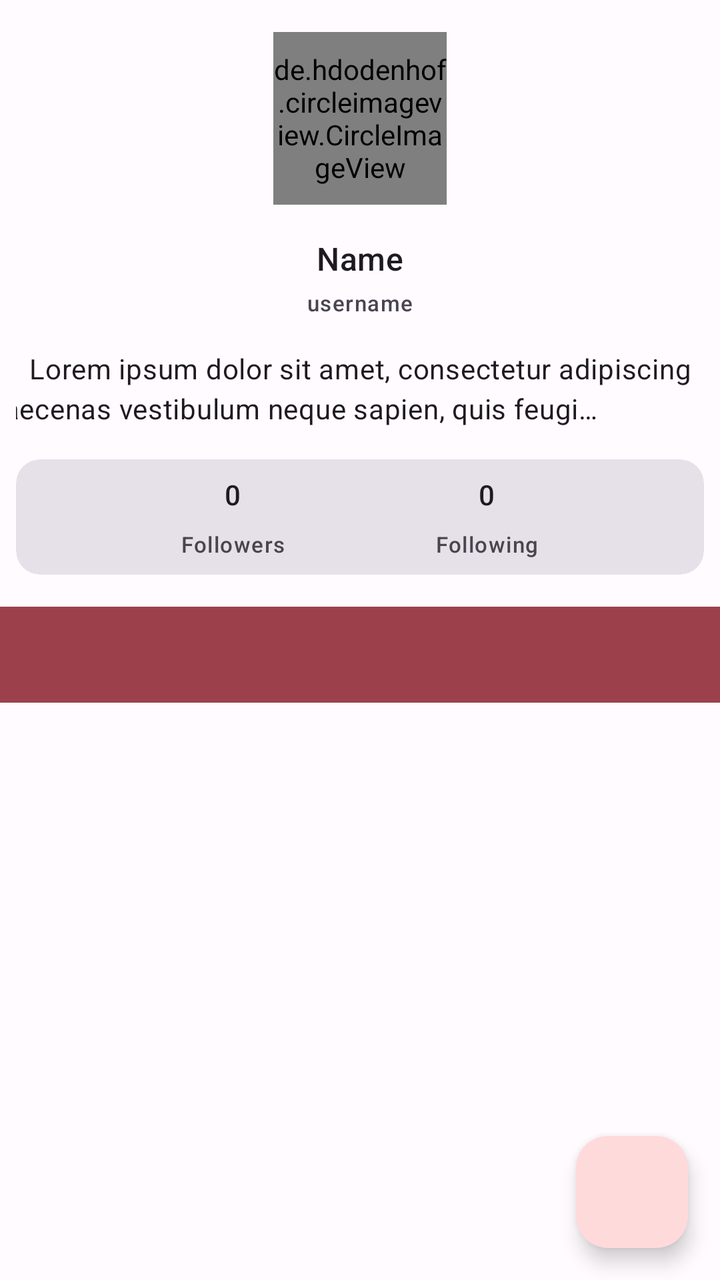
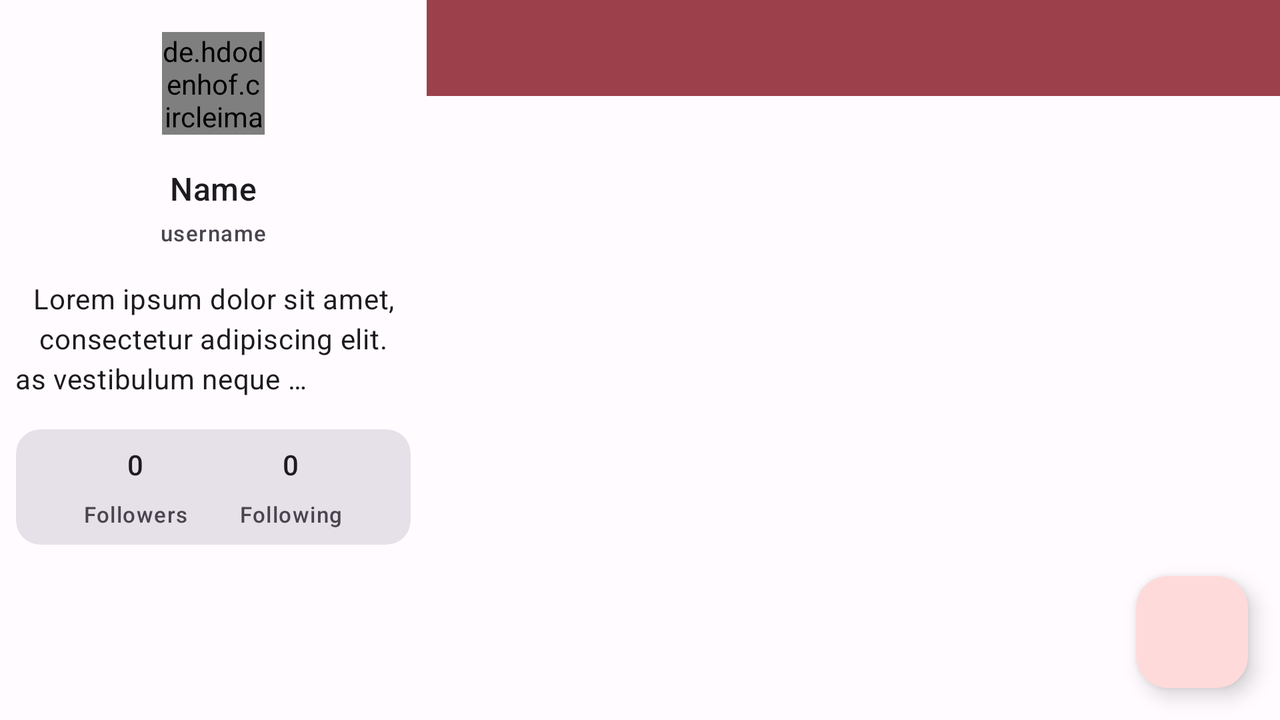

An Android layout and its configuration variant, each rendered on a device that would load it. The default file and the variant file are quoted in full after the pictures.
<!-- AndroidManifest.xml: application theme AppTheme -->
<!-- res/layout/fragment_detail.xml -->
<?xml version="1.0" encoding="utf-8"?>
<LinearLayout xmlns:android="http://schemas.android.com/apk/res/android"
    xmlns:app="http://schemas.android.com/apk/res-auto"
    xmlns:tools="http://schemas.android.com/tools"
    android:layout_width="match_parent"
    android:layout_height="match_parent"
    android:orientation="vertical"
    android:gravity="center"
    tools:context=".ui.detail.DetailFragment">

    <com.google.android.material.progressindicator.CircularProgressIndicator
        android:id="@+id/circularProgressIndicator"
        android:layout_width="wrap_content"
        android:layout_height="wrap_content"
        android:indeterminate="true"
        android:visibility="gone" />

    <com.google.android.material.textview.MaterialTextView
        android:id="@+id/tvError"
        android:layout_width="match_parent"
        android:layout_height="wrap_content"
        android:text="@string/error"
        android:textAlignment="center"
        android:textAppearance="@style/TextAppearance.Material3.TitleMedium"
        android:visibility="gone"/>

    <LinearLayout
        android:id="@+id/mainContent"
        android:layout_width="match_parent"
        android:layout_height="match_parent"
        android:gravity="center_horizontal"
        android:orientation="vertical">

        <androidx.constraintlayout.widget.ConstraintLayout
            android:layout_width="match_parent"
            android:layout_height="wrap_content"
            android:layout_marginTop="16dp">

            <de.hdodenhof.circleimageview.CircleImageView
                android:id="@+id/image"
                android:layout_width="0dp"
                android:layout_height="0dp"
                android:src="#D3D3D3"
                app:layout_constraintDimensionRatio="W,1:1"
                app:layout_constraintEnd_toEndOf="parent"
                app:layout_constraintStart_toStartOf="parent"
                app:layout_constraintTop_toTopOf="parent"
                app:layout_constraintWidth_percent="0.24" />

        </androidx.constraintlayout.widget.ConstraintLayout>

        <com.google.android.material.textview.MaterialTextView
            android:id="@+id/tvName"
            android:layout_width="wrap_content"
            android:layout_height="wrap_content"
            android:layout_marginTop="16dp"
            android:textAppearance="@style/TextAppearance.Material3.TitleMedium"
            tools:text="@string/name"/>

        <com.google.android.material.textview.MaterialTextView
            android:id="@+id/tvUsername"
            android:layout_width="wrap_content"
            android:layout_height="wrap_content"
            android:layout_marginTop="4dp"
            android:textAppearance="@style/TextAppearance.Material3.LabelSmall"
            tools:text="@string/Username"/>

        <com.google.android.material.textview.MaterialTextView
            android:id="@+id/tvBio"
            android:layout_width="wrap_content"
            android:layout_height="wrap_content"
            android:layout_marginTop="16dp"
            android:layout_marginHorizontal="8dp"
            android:ellipsize="end"
            android:maxLines="2"
            android:textAlignment="center"
            android:textAppearance="@style/TextAppearance.Material3.BodyMedium"
            tools:text="@string/lorem_ipsum"/>

        <com.google.android.material.card.MaterialCardView
            android:id="@+id/cvProfile"
            style="@style/Widget.Material3.CardView.Filled"
            android:layout_width="match_parent"
            android:layout_height="wrap_content"
            android:layout_marginTop="16dp"
            android:layout_marginHorizontal="8dp">

            <androidx.constraintlayout.widget.ConstraintLayout
                android:layout_width="match_parent"
                android:layout_height="wrap_content"
                android:padding="8dp">

                <LinearLayout
                    android:id="@+id/followers_LinearLayout"
                    android:layout_width="wrap_content"
                    android:layout_height="wrap_content"
                    android:gravity="center_horizontal"
                    android:orientation="vertical"
                    app:layout_constraintBottom_toBottomOf="parent"
                    app:layout_constraintEnd_toStartOf="@id/following_LinearLayout"
                    app:layout_constraintStart_toStartOf="parent"
                    app:layout_constraintTop_toTopOf="parent">

                    <com.google.android.material.textview.MaterialTextView
                        android:id="@+id/tvFollowersCount"
                        android:layout_width="wrap_content"
                        android:layout_height="wrap_content"
                        android:text="@string/_0"
                        android:textAppearance="@style/TextAppearance.Material3.TitleSmall" />

                    <com.google.android.material.textview.MaterialTextView
                        android:layout_width="wrap_content"
                        android:layout_height="wrap_content"
                        android:layout_marginTop="8dp"
                        android:text="@string/followers"
                        android:textAppearance="@style/TextAppearance.Material3.LabelSmall" />

                </LinearLayout>

                <LinearLayout
                    android:id="@+id/following_LinearLayout"
                    android:layout_width="wrap_content"
                    android:layout_height="wrap_content"
                    android:gravity="center_horizontal"
                    android:orientation="vertical"
                    app:layout_constraintBottom_toBottomOf="parent"
                    app:layout_constraintEnd_toEndOf="parent"
                    app:layout_constraintStart_toEndOf="@id/followers_LinearLayout"
                    app:layout_constraintTop_toTopOf="parent">

                    <com.google.android.material.textview.MaterialTextView
                        android:id="@+id/tvFollowingCount"
                        android:layout_width="wrap_content"
                        android:layout_height="wrap_content"
                        android:text="@string/_0"
                        android:textAppearance="@style/TextAppearance.Material3.TitleSmall" />

                    <com.google.android.material.textview.MaterialTextView
                        android:layout_width="wrap_content"
                        android:layout_height="wrap_content"
                        android:layout_marginTop="8dp"
                        android:text="@string/following"
                        android:textAppearance="@style/TextAppearance.Material3.LabelSmall" />

                </LinearLayout>

            </androidx.constraintlayout.widget.ConstraintLayout>

        </com.google.android.material.card.MaterialCardView>

        <RelativeLayout
            android:layout_width="match_parent"
            android:layout_height="match_parent"
            android:layout_marginTop="16dp"
            android:orientation="vertical">

            <com.google.android.material.tabs.TabLayout
                android:id="@+id/tabLayout"
                android:layout_width="match_parent"
                android:layout_height="wrap_content"
                android:layout_alignParentTop="true"
                android:layout_centerHorizontal="true"
                android:background="?attr/colorPrimary"
                app:tabTextColor="?attr/colorOnPrimary" />

            <androidx.viewpager2.widget.ViewPager2
                android:id="@+id/viewPager"
                android:layout_width="match_parent"
                android:layout_height="match_parent"
                android:layout_centerHorizontal="true"
                android:layout_below="@+id/tabLayout" />

            <com.google.android.material.floatingactionbutton.FloatingActionButton
                android:id="@+id/fabFavorite"
                android:layout_width="wrap_content"
                android:layout_height="wrap_content"
                android:layout_margin="16dp"
                android:layout_alignParentBottom="true"
                android:layout_alignParentEnd="true"
                android:src="@drawable/ic_favorite_outlined"
                android:contentDescription="@string/favorite_button" />

        </RelativeLayout>

    </LinearLayout>

</LinearLayout>
<!-- resources referenced by this layout -->
<resources>
  <string name="Username">username</string>
  <string name="_0">0</string>
  <string name="error">Error</string>
  <string name="favorite_button">favorite button</string>
  <string name="followers">Followers</string>
  <string name="following">Following</string>
  <string name="lorem_ipsum">Lorem ipsum dolor sit amet, consectetur adipiscing elit. Maecenas vestibulum neque sapien, quis feugiat quam mollis eget. Nunc facilisis ultrices leo quis commodo. Aenean pellentesque ac arcu id ultricies. Nam sagittis vehicula blandit. Praesent in augue consectetur nulla lobortis tincidunt at at dui. Nulla a finibus massa, vel rhoncus sem. Vestibulum mi mauris, dapibus in facilisis sit amet, pretium a lacus. Quisque dictum vehicula ipsum, vitae pretium leo maximus nec. Sed luctus aliquam massa.</string>
  <string name="name">Name</string>
  <color name="md_theme_light_primary">#9C404C</color>
  <color name="md_theme_light_onPrimary">#FFFFFF</color>
  <color name="md_theme_light_primaryContainer">#FFDADB</color>
  <color name="md_theme_light_onPrimaryContainer">#40000E</color>
  <color name="md_theme_light_secondary">#765658</color>
  <color name="md_theme_light_onSecondary">#FFFFFF</color>
  <color name="md_theme_light_secondaryContainer">#FFDADB</color>
  <color name="md_theme_light_onSecondaryContainer">#2C1517</color>
  <color name="md_theme_light_tertiary">#775930</color>
  <color name="md_theme_light_onTertiary">#FFFFFF</color>
  <color name="md_theme_light_tertiaryContainer">#FFDDB4</color>
  <color name="md_theme_light_onTertiaryContainer">#291800</color>
  <color name="md_theme_light_error">#BA1A1A</color>
  <color name="md_theme_light_errorContainer">#FFDAD6</color>
  <color name="md_theme_light_onError">#FFFFFF</color>
  <color name="md_theme_light_onErrorContainer">#410002</color>
  <color name="md_theme_light_background">#FFFBFF</color>
  <color name="md_theme_light_onBackground">#201A1A</color>
  <color name="md_theme_light_surface">#FFFBFF</color>
  <color name="md_theme_light_onSurface">#201A1A</color>
  <color name="md_theme_light_surfaceVariant">#F4DDDE</color>
  <color name="md_theme_light_onSurfaceVariant">#524344</color>
  <color name="md_theme_light_outline">#857373</color>
  <color name="md_theme_light_inverseOnSurface">#FBEEEE</color>
  <color name="md_theme_light_inverseSurface">#362F2F</color>
  <color name="md_theme_light_inversePrimary">#FFB2B8</color>
  <!-- some entries are left out for length -->
</resources>
<!-- res/layout-land/fragment_detail.xml (the repository's variant of the layout above) -->
<!-- drawn on the phone turned sideways -->
<?xml version="1.0" encoding="utf-8"?>
<LinearLayout xmlns:android="http://schemas.android.com/apk/res/android"
    xmlns:app="http://schemas.android.com/apk/res-auto"
    xmlns:tools="http://schemas.android.com/tools"
    android:layout_width="match_parent"
    android:layout_height="match_parent"
    android:gravity="center"
    android:orientation="horizontal"
    android:weightSum="3">

    <com.google.android.material.progressindicator.CircularProgressIndicator
        android:id="@+id/circularProgressIndicator"
        android:layout_width="0dp"
        android:layout_height="wrap_content"
        android:layout_weight="3"
        android:indeterminate="true"
        android:visibility="gone" />

    <com.google.android.material.textview.MaterialTextView
        android:id="@+id/tvError"
        android:layout_width="0dp"
        android:layout_height="wrap_content"
        android:layout_weight="3"
        android:text="@string/error"
        android:textAlignment="center"
        android:textAppearance="@style/TextAppearance.Material3.TitleMedium"
        android:visibility="gone"/>

    <LinearLayout
        android:id="@+id/mainContent"
        android:layout_width="0dp"
        android:layout_height="match_parent"
        android:layout_weight="1"
        android:gravity="center_horizontal"
        android:orientation="vertical">

        <androidx.constraintlayout.widget.ConstraintLayout
            android:layout_width="match_parent"
            android:layout_height="wrap_content"
            android:layout_marginTop="16dp">

            <de.hdodenhof.circleimageview.CircleImageView
                android:id="@+id/image"
                android:layout_width="0dp"
                android:layout_height="0dp"
                android:src="#D3D3D3"
                app:layout_constraintDimensionRatio="W,1:1"
                app:layout_constraintEnd_toEndOf="parent"
                app:layout_constraintStart_toStartOf="parent"
                app:layout_constraintTop_toTopOf="parent"
                app:layout_constraintWidth_percent="0.24" />

        </androidx.constraintlayout.widget.ConstraintLayout>

        <com.google.android.material.textview.MaterialTextView
            android:id="@+id/tvName"
            android:layout_width="wrap_content"
            android:layout_height="wrap_content"
            android:layout_marginTop="16dp"
            android:textAppearance="@style/TextAppearance.Material3.TitleMedium"
            tools:text="@string/name"/>

        <com.google.android.material.textview.MaterialTextView
            android:id="@+id/tvUsername"
            android:layout_width="wrap_content"
            android:layout_height="wrap_content"
            android:layout_marginTop="4dp"
            android:textAppearance="@style/TextAppearance.Material3.LabelSmall"
            tools:text="@string/Username"/>

        <com.google.android.material.textview.MaterialTextView
            android:id="@+id/tvBio"
            android:layout_width="wrap_content"
            android:layout_height="wrap_content"
            android:layout_marginTop="16dp"
            android:layout_marginHorizontal="8dp"
            android:ellipsize="end"
            android:maxLines="3"
            android:textAlignment="center"
            android:textAppearance="@style/TextAppearance.Material3.BodyMedium"
            tools:text="@string/lorem_ipsum"/>

        <com.google.android.material.card.MaterialCardView
            android:id="@+id/cvProfile"
            style="@style/Widget.Material3.CardView.Filled"
            android:layout_width="match_parent"
            android:layout_height="wrap_content"
            android:layout_marginTop="16dp"
            android:layout_marginHorizontal="8dp">

            <androidx.constraintlayout.widget.ConstraintLayout
                android:layout_width="match_parent"
                android:layout_height="wrap_content"
                android:padding="8dp">

                <LinearLayout
                    android:id="@+id/followers_LinearLayout"
                    android:layout_width="wrap_content"
                    android:layout_height="wrap_content"
                    android:gravity="center_horizontal"
                    android:orientation="vertical"
                    app:layout_constraintBottom_toBottomOf="parent"
                    app:layout_constraintEnd_toStartOf="@id/following_LinearLayout"
                    app:layout_constraintStart_toStartOf="parent"
                    app:layout_constraintTop_toTopOf="parent">

                    <com.google.android.material.textview.MaterialTextView
                        android:id="@+id/tvFollowersCount"
                        android:layout_width="wrap_content"
                        android:layout_height="wrap_content"
                        android:text="@string/_0"
                        android:textAppearance="@style/TextAppearance.Material3.TitleSmall" />

                    <com.google.android.material.textview.MaterialTextView
                        android:layout_width="wrap_content"
                        android:layout_height="wrap_content"
                        android:layout_marginTop="8dp"
                        android:text="@string/followers"
                        android:textAppearance="@style/TextAppearance.Material3.LabelSmall" />

                </LinearLayout>

                <LinearLayout
                    android:id="@+id/following_LinearLayout"
                    android:layout_width="wrap_content"
                    android:layout_height="wrap_content"
                    android:gravity="center_horizontal"
                    android:orientation="vertical"
                    app:layout_constraintBottom_toBottomOf="parent"
                    app:layout_constraintEnd_toEndOf="parent"
                    app:layout_constraintStart_toEndOf="@id/followers_LinearLayout"
                    app:layout_constraintTop_toTopOf="parent">

                    <com.google.android.material.textview.MaterialTextView
                        android:id="@+id/tvFollowingCount"
                        android:layout_width="wrap_content"
                        android:layout_height="wrap_content"
                        android:text="@string/_0"
                        android:textAppearance="@style/TextAppearance.Material3.TitleSmall" />

                    <com.google.android.material.textview.MaterialTextView
                        android:layout_width="wrap_content"
                        android:layout_height="wrap_content"
                        android:layout_marginTop="8dp"
                        android:text="@string/following"
                        android:textAppearance="@style/TextAppearance.Material3.LabelSmall" />

                </LinearLayout>

            </androidx.constraintlayout.widget.ConstraintLayout>

        </com.google.android.material.card.MaterialCardView>

    </LinearLayout>

    <RelativeLayout
        android:layout_width="0dp"
        android:layout_height="match_parent"
        android:layout_weight="2"
        android:orientation="vertical">

        <com.google.android.material.tabs.TabLayout
            android:id="@+id/tabLayout"
            android:layout_width="match_parent"
            android:layout_height="wrap_content"
            android:layout_centerHorizontal="true"
            android:layout_alignParentTop="true"
            android:background="?attr/colorPrimary"
            app:tabTextColor="?attr/colorOnPrimary" />

        <androidx.viewpager2.widget.ViewPager2
            android:id="@+id/viewPager"
            android:layout_width="match_parent"
            android:layout_height="match_parent"
            android:layout_below="@+id/tabLayout"
            android:layout_alignParentBottom="true"
            android:layout_centerHorizontal="true" />

        <com.google.android.material.floatingactionbutton.FloatingActionButton
            android:id="@+id/fabFavorite"
            android:layout_width="wrap_content"
            android:layout_height="wrap_content"
            android:layout_alignParentEnd="true"
            android:layout_alignParentBottom="true"
            android:layout_margin="16dp"
            android:contentDescription="@string/favorite_button"
            android:src="@drawable/ic_favorite_outlined"
            tools:ignore="RelativeOverlap" />


    </RelativeLayout>

</LinearLayout>
